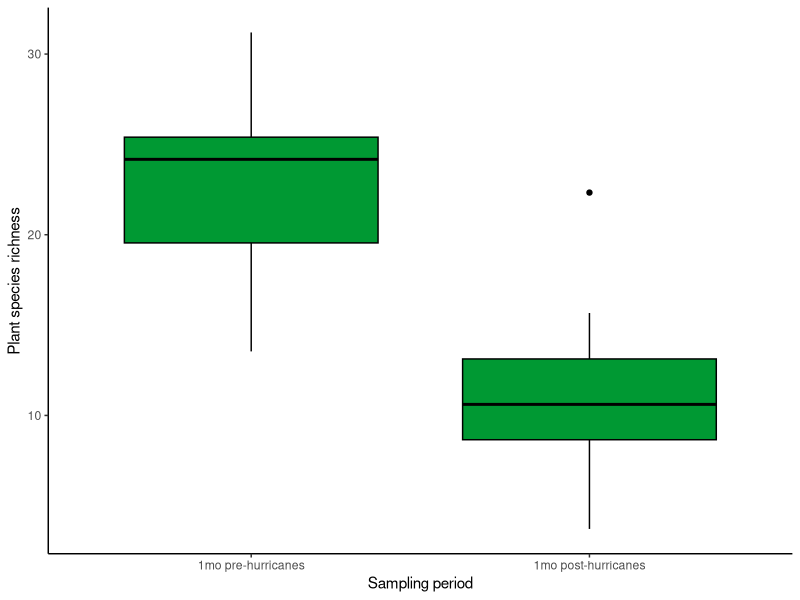
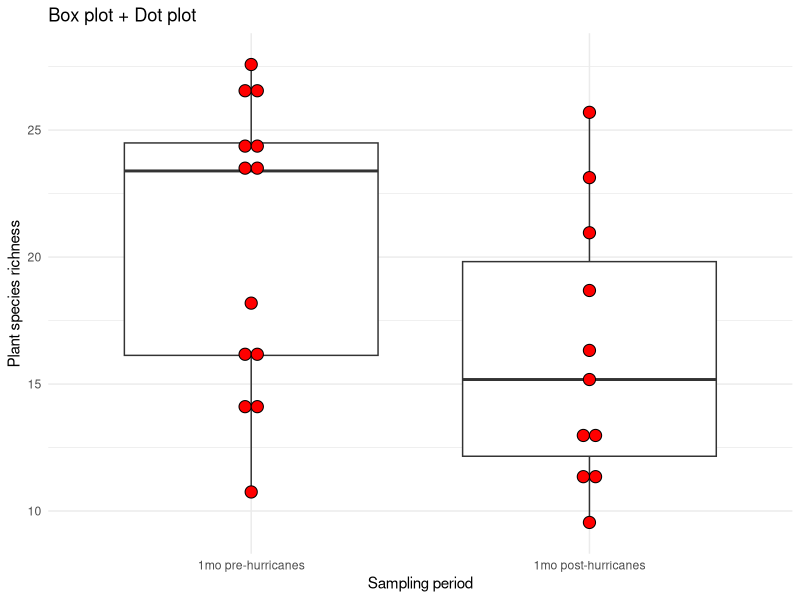

Generate these figures, in order, with R:
## ---- chunk 1

# load libraries ------------------------------------------------------------

library(ggplot2) 

# global variables ------------------------------------------------------------

n_group <- 2 
n_treatment <- c("1mo pre-hurricanes","1mo post-hurricanes")
n_size <- c(13,11) 
n_mean <- c(22,13) 
n_sd <- c(5,5) 

# -------------------------------------------------------------------------------
# FUNCTION create_data
# description: create fake data frame
# inputs: n_group, n_name, n_size, n_mean, n_sd
# outputs: data frame with fake data on plant richness pre and post hurricane
#################################################################################
create_data <- function(group = 2, 
                        treatment = c("treatment1", "treatment2"),
                        size = c(15,14),
                        mean = c(20,10),
                        sd = c(4,4)) {
  
  period <- rep(treatment,size)
  id <- 1:(sum(size))

  P.richness <- c(rnorm(n=size[1], mean=mean[1], sd=sd[1]),
                 rnorm(n=size[2], mean=mean[2], sd=sd[2]))
  df <- data.frame(id,period,P.richness)
  df$period <- factor(df$period,
                  levels = c(treatment[1],treatment[2]), ordered = TRUE)
  return(df)
} # end of create_data

# -------------------------------------------------------------------------------

# -------------------------------------------------------------------------------
# FUNCTION anova_1way
# description: run a 1 way anova on fake data
# inputs: data frame with x_var in second column and y_var in third column
# outputs: summary of anova results
#################################################################################
anova_1way<- function(data=my_data) {

  model <- aov(data[,3]~data[,2], data=data)

  return(summary(model))

} # end of anova_1way

# -------------------------------------------------------------------------------

# -------------------------------------------------------------------------------
# FUNCTION my_boxplot
# description: this function created a boxplot of plant richness vs period
# inputs: data frame with x_var in second column and y_var in third column
# outputs: boxplot
#################################################################################
my_boxplot <- function(data=my_data) {

    p1 <- ggplot(data = data,
                  aes(x=data[,2],
                       y=data[,3])) + 
                  geom_boxplot(fill='#009933', color="black")+
                  labs(x="Sampling period", y = "Plant species richness") +
                 theme_classic()
    print(p1)
    message("Message: Boxplot has been created!")

} # end of my_boxplot

# -------------------------------------------------------------------------------

# -------------------------------------------------------------------------------

# Running my functions (program body)

my_data <- create_data(group=n_group, treatment=n_treatment, size=n_size,
            mean=n_mean, sd=n_sd)
model <- anova_1way()
print(model)
my_boxplot()

# -------------------------------------------------------------------------------

## ---- chunk 2

# -------------------------------------------------------------------------------
# FUNCTION aov_table
# description: extracts the df, F, and p-value from one-way ANOVA
# inputs: summary of ANOVA result in list form
# outputs: table with df, F and p-value from one-way ANOVA
#################################################################################
aov_table <- function(list = model) {
  
    model <- unlist(list)
    my_results <- matrix(model[c(1, 7, 9)], ncol=3, byrow=TRUE)
    colnames(my_results) <- c("df", "F", "p-value")
    rownames(my_results) <- ""
    my_results <- as.table(my_results)
    
  return(round(my_results, digits=6))

} # end of aov_table
# -------------------------------------------------------------------------------

# -------------------------------------------------------------------------------
# FUNCTION dot_boxplot
# description: generates a dot plot within a boxplot, showing distribution of data points
# inputs: data frame with x_var in second column and y_var in third column
# outputs: Boxplot + Dotplot
#################################################################################
dot_boxplot <- function(data=my_data) {
  
  p2 <- ggplot(data = data,
               aes(x=data[,2], y=data[,3]))
  p2 <- p2 + geom_boxplot() + 
    geom_dotplot(binaxis='y', 
               stackdir='center', 
               dotsize = .8, 
               fill="red") +
    theme_minimal() + 
    labs(title="Box plot + Dot plot",
       x="Sampling period", y = "Plant species richness")

   print(p2)
    message("Message: dot-boxplot has been created!")

} # end of dot_boxplot
# -------------------------------------------------------------------------------

# -------------------------------------------------------------------------------

# Running my functions (program body)


my_data <- create_data(group=n_group, treatment=n_treatment, size=n_size,
            mean=n_mean, sd=n_sd)
model <- anova_1way()
aov_table()
dot_boxplot()


